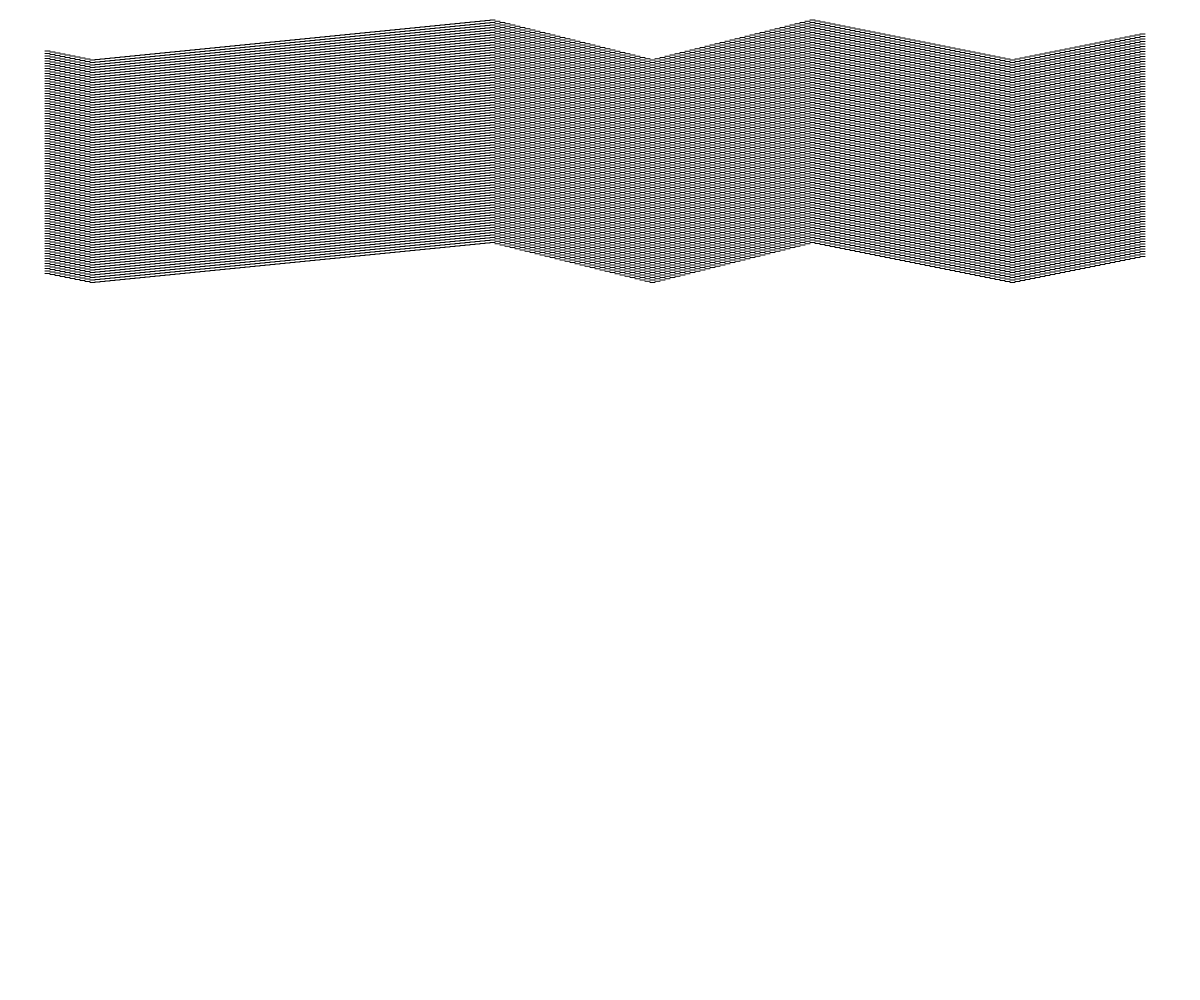
Frame 1 (no input)
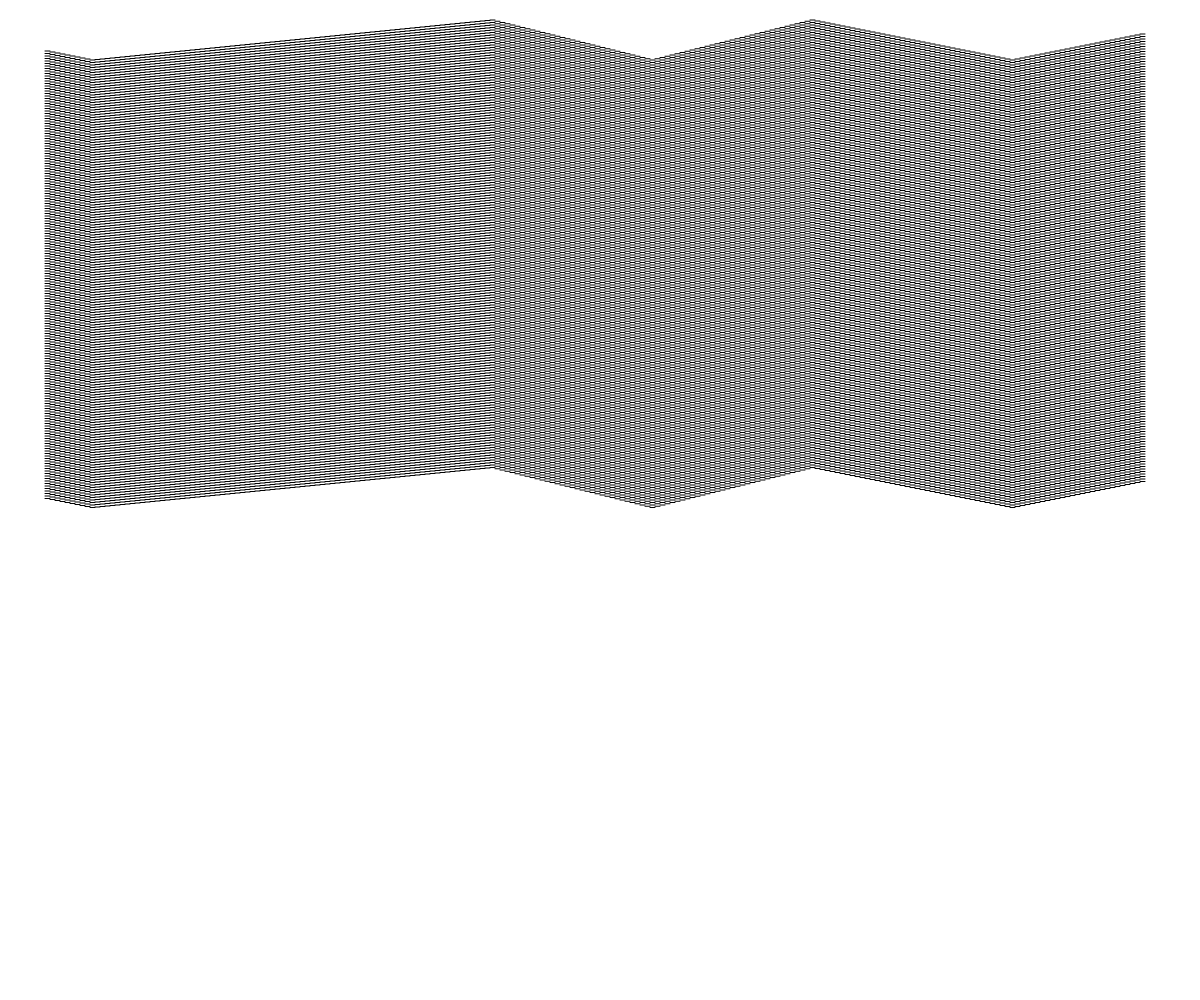
Frame 2 (the mouse pressed at the canvas centre, redrawn once)

The p5.js sketch that drew these frames (run headless with seeded random() and noise() and a simulated clock; the mouse was pressed at the canvas centre and the sketch redrawn once):

// p5.js sketch
// ── sketch.js
// Project Title
// Your Name
// Date
//
// Extra for Experts:
// - describe what you did to take this project "above and beyond"

let arry = [];
let yps=50;

function setup() {
  createCanvas(windowWidth, windowHeight);
  //drawLine(100);
  noLoop();
}

function draw() {
  for (let count = 0; count!==90;count=count+1){
    drawLine(yps);
    yps+=2.5;
  }
}

function drawLine(yPos) {
  let up=1;
  let ogy = yPos;
  let go = 0;
  for (let x = 50; x < width-50; x=x+5) {
    if (ogy===yPos-30){
      up=1;
      go+=1;
    }
    if (ogy===yPos+10){
      up=0;
    }
    if (up===0){
      if (go===1){
        ogy-=0.75;
      }
      if (go===2){
        ogy-=1;
      }
      else{
        ogy-=0.5;
      }
    }
    if(up===1){
      if (go === 0){
        ogy+=0.5;
      }
      if (go===1){
        ogy+=0.75;
      }
      if (go===2){
        ogy+=1;
      }
      else{
        ogy+=0.5;
      }
    }
    line(x,ogy,x-5,ogy);
  }
}
